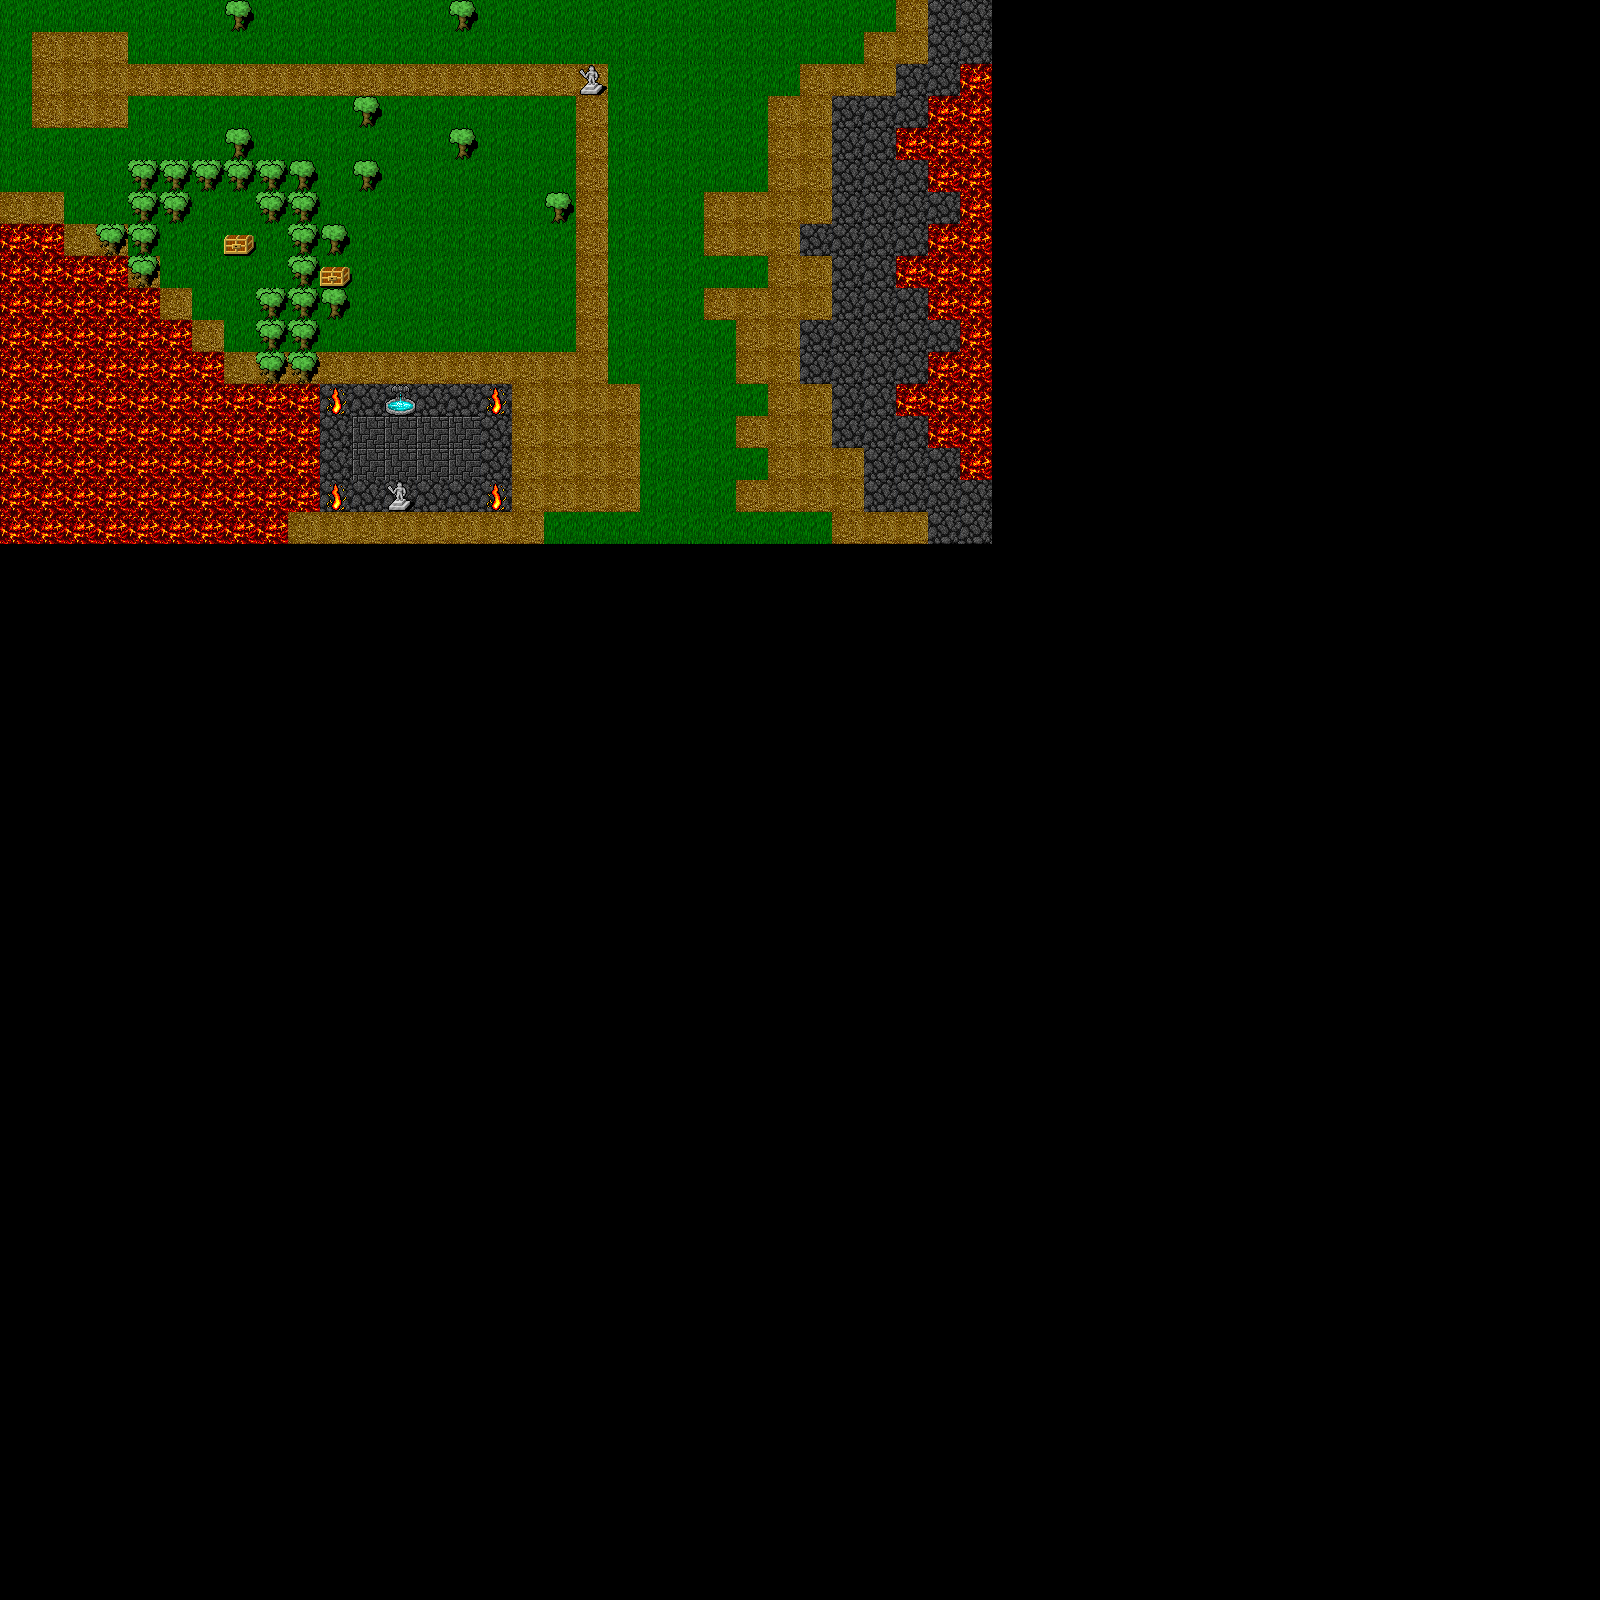

Tiled map render using the project's own tile images. Description and the map definition, with tile-layer contents summarised, below:
An orthogonal 50x50 tile map with 32x32 px tiles, 2 tile layers (floor, object), 2 tilesets.

<map version="1.0" orientation="orthogonal" renderorder="right-down" width="50" height="50" tilewidth="32" tileheight="32" nextobjectid="5">
 <properties>
  <property name="script">{"18x2": {"script": [
{"action": "ifAward", "args": {"awardId": "awd001", "onTrue": 666, "onFalse": 1}},
{"action": "ifQuest", "args": {"questId": "qst001", "onTrue": 6, "onFalse": 2}},
{"action": "showDialog", "args": {"name": "Corak the Mysterious", "face": 1, "msg": "Hello, traveler!"}},
{"action": "showDialog", "args": {"name": "Corak the Mysterious", "face": 1, "msg": "In order to travel on ZORPG, I'll give you some gold"}},
{"action": "giveGold", "args": 100},
{"action": "giveQuest", "args": {"questId": "qst001", "desc": "Visit the statue in the lava temple"}},
{"action": "show", "args": "Corak says: 'Go to the lava temple statue...'"}
], "properties": {"allowedFacing": 0}}
,
 "12x15": {"script": [
{"action": "ifQuest", "args": {"questId":"qst001", "onTrue":3, "onFalse":1}},
{"action": "show", "args": "A robed figure says: 'I don't know you, traveler...'"},
{"action": "exit"},
{"action": "showDialog", "args": {"name": "Corak the Mysterious", "face": 1, "msg": "Hello again, traveler! You completed your quest..."}},
{"action": "giveGold", "args": 1200},
{"action":"removeQuest", "args": "qst001"},
{"action":"giveAward", "args": {"awardId": "awd001", "desc": "Visited the lava temple statue"}}
], "properties": {"startOnEnter": true}}
,
"12x12": {"script": [
{"action": "ifConfirm", "args": {"msg": "Do you want to go to the other side?", "onTrue": 1, "onFalse": 6}},
{"action": "changeMap", "args": {"map": "map2", "x": 1, "y": 1}}
],"properties": {}}
}</property>
 </properties>
 <tileset firstgid="1" name="floor" tilewidth="32" tileheight="32" tilecount="100" columns="10">
  <image source="../img/floor.png" width="320" height="320" />
  <tile id="3">
   <properties>
    <property name="block" type="bool" value="true" />
   </properties>
  </tile>
  <tile id="10">
   <properties>
    <property name="damage" value="2d6" />
   </properties>
  </tile>
 </tileset>
 <tileset firstgid="101" name="object" tilewidth="32" tileheight="32" tilecount="100" columns="10">
  <image source="../img/object.png" width="320" height="320" />
  <tile id="3">
   <properties>
    <property name="block" type="bool" value="true" />
   </properties>
  </tile>
  <tile id="4">
   <properties>
    <property name="damage" value="20d10" />
   </properties>
  </tile>
  <tile id="5">
   <properties>
    <property name="damage" value="1d6" />
   </properties>
  </tile>
 </tileset>
 <layer name="floor" width="50" height="50">
  <data>[2500 cells, 527 non-empty, 5 distinct tile ids]</data>
 </layer>
 <layer name="object" width="50" height="50">
  <data>[2500 cells, 39 non-empty, 6 distinct tile ids]</data>
 </layer>
</map>